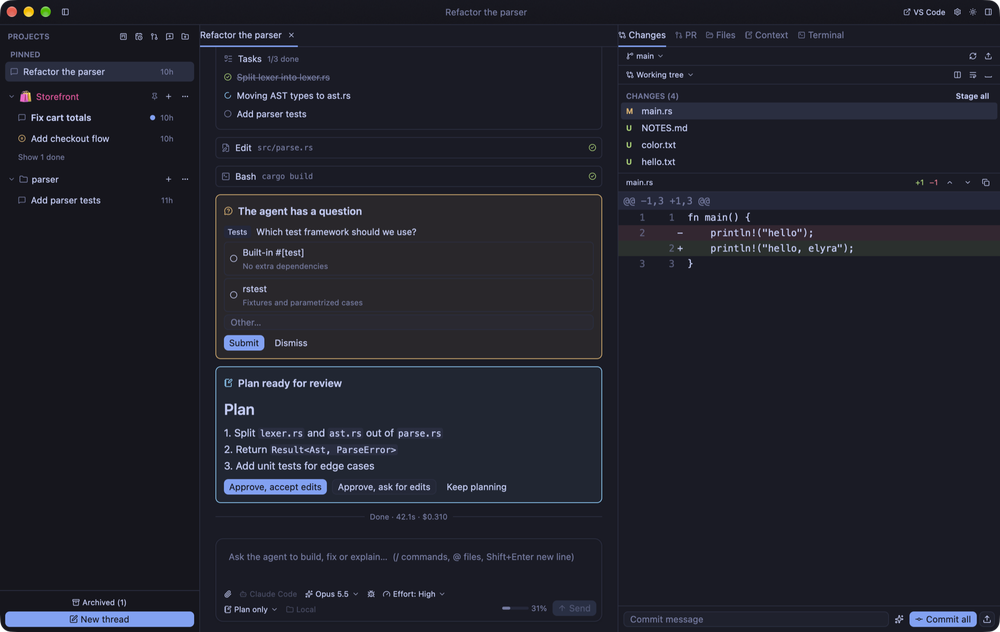
#> input picture assets/screenshot.png, 1000 x 632 px, shrunk from 2000 x 1264 before the run
$ python -i recolor-icon.py   (imports and definitions only)
#> lines starting #> are read from the running program, lines starting #| are printed output that depends on the picture
#!/usr/bin/env python3
"""Generate the Elyra Workspace app icon from the Elyra Conductor icon.

Elyra Workspace uses the same Lyra constellation icon as Elyra Conductor,
recolored from orange to yellow (#fbd22d). Requires Pillow and macOS `iconutil`.

    python3 scripts/recolor-icon.py ~/Code/elyra-conductor/src-tauri/icons/icon.icns
"""

import os
import shutil
import subprocess
import sys
import tempfile

from PIL import Image

# Orange (hue 27°) -> yellow (hue 48°), on PIL's 0-255 hue scale.
HUE_SHIFT = round(21 / 360 * 255)
SATURATION = 1.08
ROOT = os.path.dirname(os.path.dirname(os.path.abspath(__file__)))
OUT = os.path.join(ROOT, "assets", "icon")


def recolor(src: str, dst: str) -> None:
#> called with src = '../assets/screenshot.png', dst = 'out.png'
    image = Image.open(src).convert("RGBA")
#> image is the input picture: PIL image 1000x632 RGBA; mean R, G, B, A 32, 33.2, 43.4, 254.9
    alpha = image.getchannel("A")
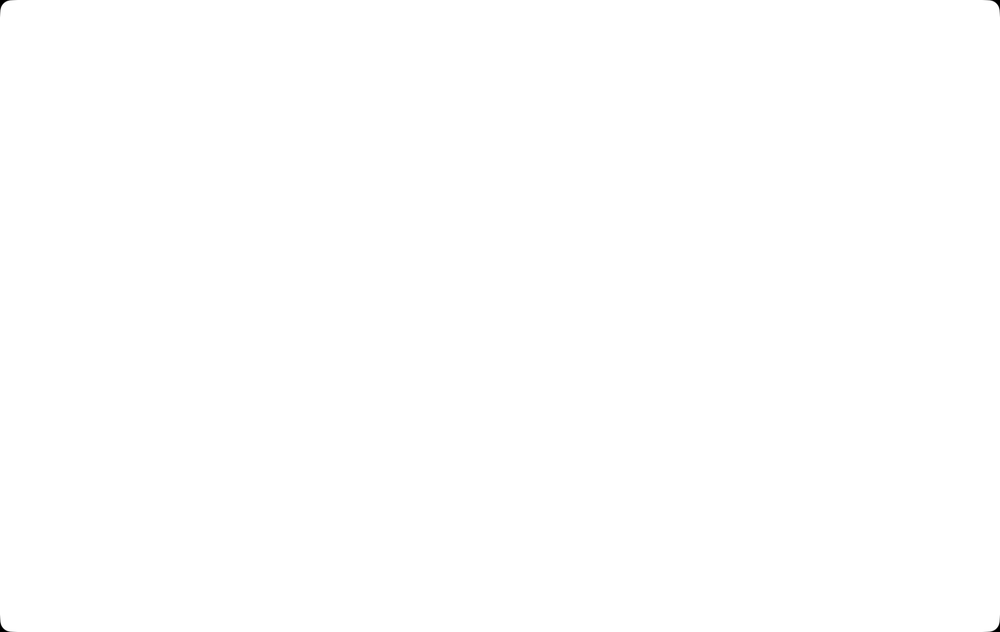
#> alpha: PIL image 1000x632 L; min 0, max 255, mean 254.9
    hue, sat, val = image.convert("RGB").convert("HSV").split()
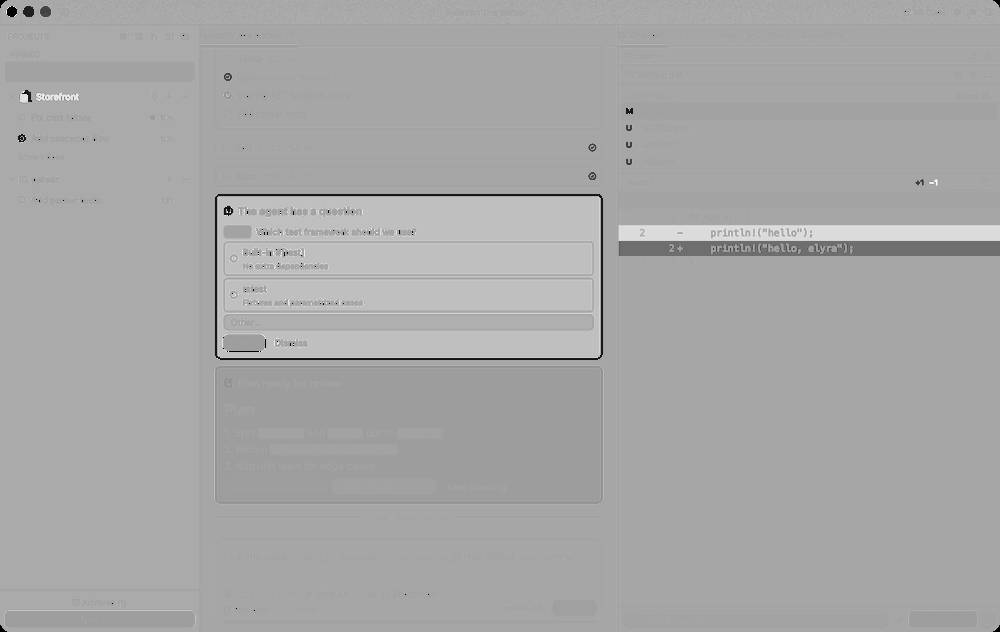
#> hue: PIL image 1000x632 L; min 0, max 253, mean 167.2
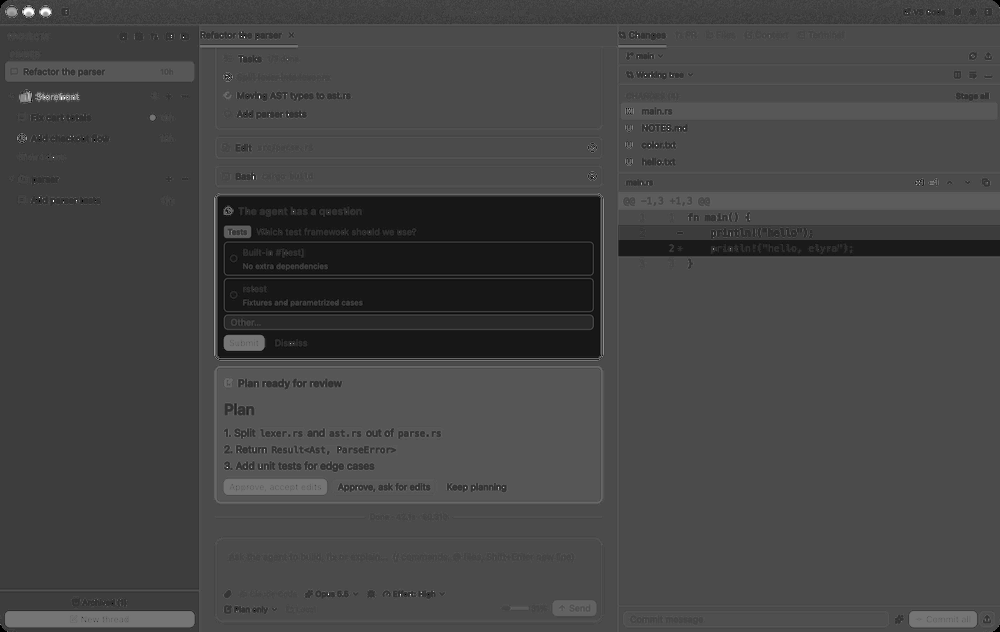
#> sat: PIL image 1000x632 L; min 0, max 255, mean 68.7
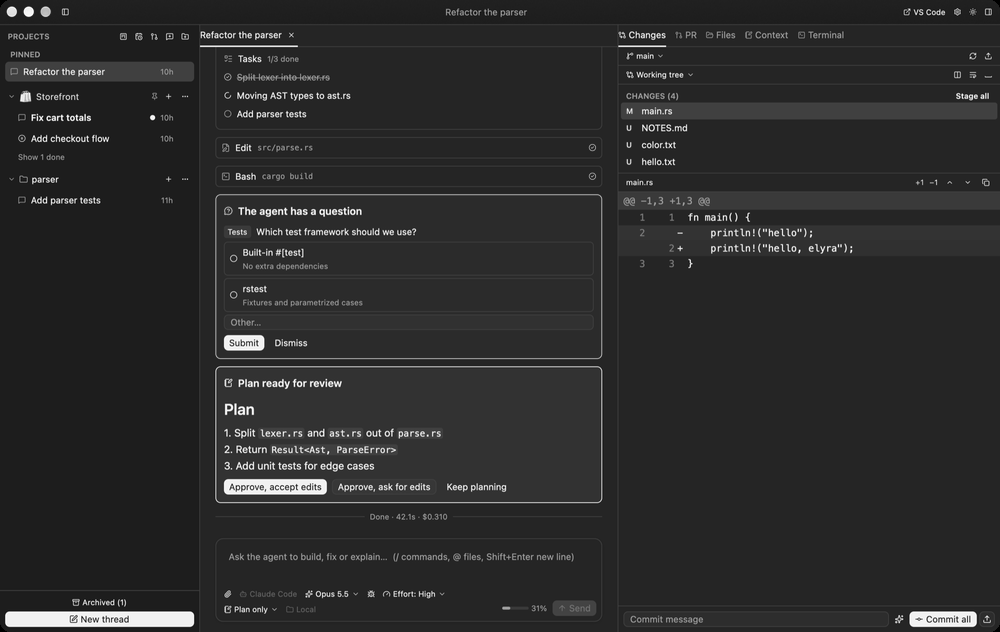
#> val: PIL image 1000x632 L; min 0, max 255, mean 43.7
    hue = hue.point(lambda x: (x + HUE_SHIFT) % 256)
    sat = sat.point(lambda x: min(255, int(x * SATURATION)))
    out = Image.merge("HSV", (hue, sat, val)).convert("RGB")
    out.putalpha(alpha)
#> out: PIL image 1000x632 RGBA
    out.save(dst)


def main() -> None:
    source = os.path.expanduser(sys.argv[1] if len(sys.argv) > 1 else
                                "~/Code/elyra-conductor/src-tauri/icons/icon.icns")
    with tempfile.TemporaryDirectory() as tmp:
        src_set = os.path.join(tmp, "src.iconset")
        dst_set = os.path.join(tmp, "icon.iconset")
        subprocess.run(["iconutil", "-c", "iconset", "-o", src_set, source], check=True)
        os.makedirs(dst_set)
        for name in os.listdir(src_set):
            if name.endswith(".png"):
                recolor(os.path.join(src_set, name), os.path.join(dst_set, name))
        os.makedirs(OUT, exist_ok=True)
        subprocess.run(["iconutil", "-c", "icns", "-o", os.path.join(OUT, "icon.icns"), dst_set],
                       check=True)
        shutil.copy(os.path.join(dst_set, "icon_512x512@2x.png"), os.path.join(OUT, "icon.png"))
        shutil.copy(os.path.join(dst_set, "icon_128x128@2x.png"), os.path.join(OUT, "icon-256.png"))
    print(f"wrote {OUT}/icon.icns, icon.png, icon-256.png")


# [2 lines not run here, left out]

>>> result = recolor('../assets/screenshot.png', 'out.png')
